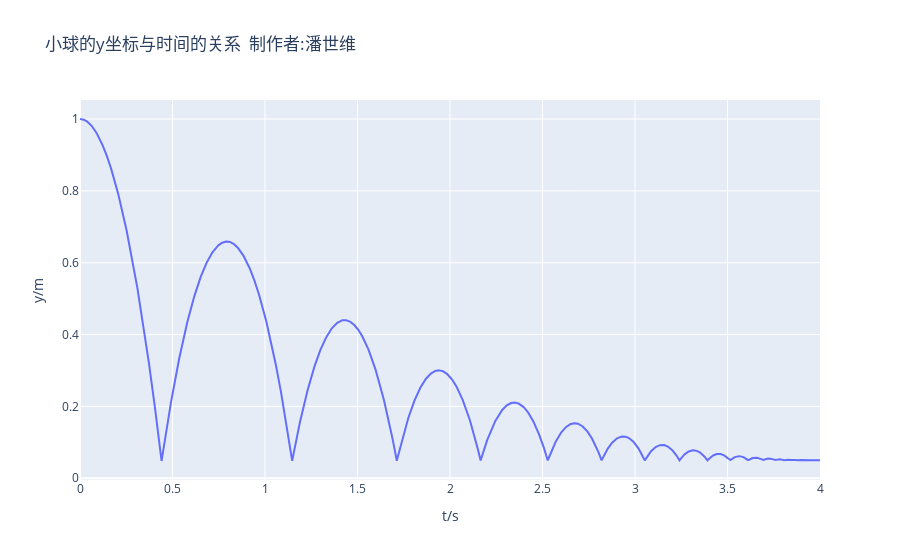

Write notebook code for a chart like this one.
### Code cell
import plotly.graph_objects as go
g=-9.8 #重力加速度
dt=0.0005#时间间隔
n=8000#模拟次数
t=0#初始时刻
R=0.05#小球半径
e=0.8#恢复系数
y=1#初始时的y坐标
vy=0 #y方向的速度
count=0
T=[t]
Y=[y]
#主循环
for i in range(n):
    if(y-R<0):
        count+=1
        if(count==1):
            vy=-e*vy
    else:
        count=0
    t=t+dt
    y=y+vy*dt#更新位置
    vy=vy+g*dt#更新速度
    T.append(t)
    Y.append(y)

fig=go.Figure()
fig.add_trace(go.Scatter(x=T,y=Y)) 
fig.update_layout(title='小球的y坐标与时间的关系  制作者:潘世维',
                  xaxis_title='t/s',yaxis_title='y/m')

### Figure 1 — Plotly figure (JSON) as saved in the notebook; plotly's stock layout.template omitted (floating-point values rounded to 4 significant figures; data arrays with more than 128 entries replaced by an {"elided": "..."} marker saying what was removed)
{"data": [{"type": "scatter", "x": {"elided": "8001 float values"}, "y": {"elided": "8001 float values"}}], "layout": {"title": {"text": "小球的y坐标与时间的关系  制作者:潘世维"}, "xaxis": {"title": {"text": "t/s"}}, "yaxis": {"title": {"text": "y/m"}}}}
